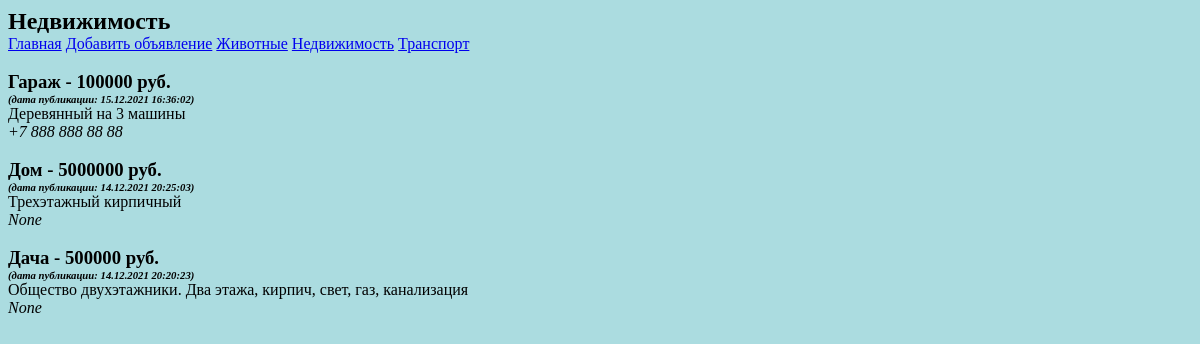
/1/, run on the app's committed database.
### bboard/models.py (models this page shows)
class Rubric(models.Model):
    name = models.CharField(
        max_length=20, db_index=True, verbose_name='Название')
    def __str__(self):
        return self.name
    class Meta:
        verbose_name_plural = 'Рубрики'
        verbose_name = 'Рубрика'
        ordering = ['name']

class Bb(models.Model):
    title = models.CharField(max_length=50, verbose_name='Товар')
    content = models.TextField(
        null=True,
        blank=True,
        verbose_name='Описание'
        )
    price = models.IntegerField(null=True, blank=True,                verbose_name='Цена')
    published = models.DateTimeField(
        auto_now_add=True,
        db_index=True,
        verbose_name='Опубликовано'
        )
    contact = models.CharField(max_length=20, null=True, blank=True, verbose_name='Контакт')
    rubric = models.ForeignKey(
        'Rubric',
        null=True,
        on_delete=models.PROTECT,
        verbose_name='Рубрика'
        )
    class Meta:
        verbose_name_plural = 'Объявления'
        verbose_name = 'Объявление'
        ordering = ['-published']

### bboard/views.py (the view)
# urls.py: path('<int:rubric_id>/', by_rubric, name='by_rubric'),
def by_rubric(request, rubric_id):
    bbs = Bb.objects.filter(rubric=rubric_id)
    rubrics = Rubric.objects.all()
    current_rubric = Rubric.objects.get(pk = rubric_id)
    context = {
        'bbs':bbs,
        'rubrics':rubrics,
        'current_rubric':current_rubric
        }
    return render (request, 'bboard/by_rubric.html', context)

### bboard/templates/bboard/by_rubric.html (shortened to what this page needs)
{% load static %}
<!DOCTYPE html>
<html>
    <head>
        <link href="{% static '/css/style.css' %}" rel="stylesheet" type="text/css"/>
    </head>
    <body>
        <h2>{{ current_rubric }}</h2>
        <div>
            <a href="{% url 'index' %}">Главная</a>
            <a href="{% url 'add' %}">Добавить объявление</a>
            {% for rubric in rubrics %}
            <a href="{% url 'by_rubric' rubric.pk %}">{{ rubric.name }}</a>
            {% endfor %}
        </div>
        <br>
        {% for bb in bbs %}
        <div>
            <h3>{{ bb.title }} - {{ bb.price }} руб.</h3>
            <h6><em>(дата публикации: {{ bb.published|date:"d.m.Y H:i:s" }})</em></h6>
            <p>{{ bb.content }}</p>
            <em><p>{{ bb.contact }}</p></em>
            <br>
        </div>
        {% endfor %}
    </body>
</html>

### bboard/static/css/style.css (style rules this page uses)
html { background-color: #abdce0; }
h2 { margin: 0; }
h3 { margin: 0; padding: 1; }
em { margin: 0; }
p { margin: 0; }
h6 { margin: 0; }
a { margin: 1; }

### data on the page
Rubric: name "Недвижимость"
Rubric: name "Животные"
Rubric: name "Транспорт"
Bb: title "Гараж", price "100000", published "15.12.2021 16:36:02", content "Деревянный на 3 машины", contact "+7 888 888 88 88"
Bb: title "Дом", price "5000000", published "14.12.2021 20:25:03", content "Трехэтажный кирпичный", contact "None"
Bb: title "Дача", price "500000", published "14.12.2021 20:20:23", content "Общество двухэтажники. Два этажа, кирпич, свет, газ, канализация", contact "None"
